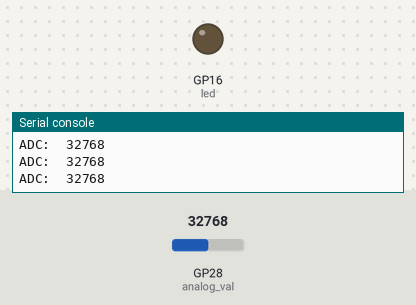
Simulated run of this program. Board: Raspberry Pi Pico running MicroPython. Parts: output pins drawn as LEDs (lit = HIGH), the last lines printed to the serial console. The inputs (shaded band) are chosen by the test bench; at power-on: GP28 (analog_val) = 32768 (analog values on the 0–65535 scale).

Above: at 1.2 s.
1.3 s: GP28 (analog_val) set to 1120
2.8 s: GP28 (analog_val) set to 912
At 3.05 s:
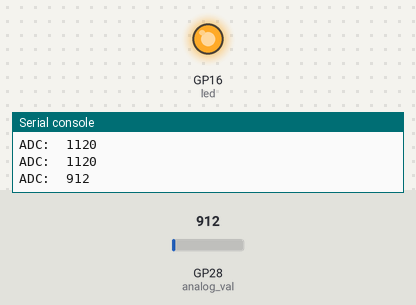
5.8 s: GP28 (analog_val) set to 0
At 7.0 s:
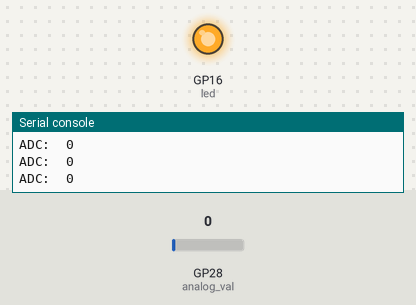
7.5 s: GP28 (analog_val) set to 1155
At 8.5 s:
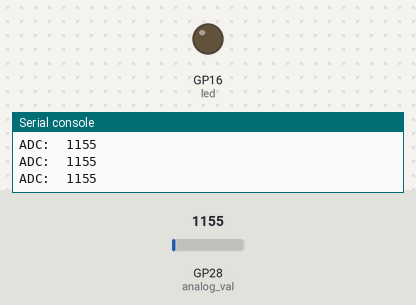
Timing chart, 0 to 10.3 s (numbered marks = the images above; inputs shaded):
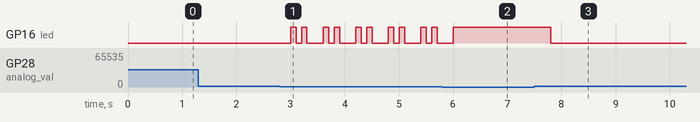

The program:

main.py
```python
from machine import ADC, Pin
import utime

analog_val=ADC(28)
led=Pin(16, Pin.OUT)

while True:
    reading=analog_val.read_u16()
    print("ADC: ", reading)
    utime.sleep(0.2)

    if(reading >1000):
        led.off()
    elif(reading>500):
        for i in range(4):
            led.toggle()
            utime.sleep(0.1)

    else:
        led.on()
```

Measured:
- the behaviour switches between 1008 and 992 on GP28 (analog_val) (found by bisection; images 0 and 1)
- after the input at 2.8 s, GP16 (led): LOW → HIGH after 0.20 s, then repeats every 0.60 s: LOW 0.10 s, HIGH 0.10 s, LOW 0.30 s, HIGH 0.10 s
- after the input at 5.8 s, GP16 (led): goes on until 6.0 s, then stays HIGH
- after the input at 7.5 s, GP16 (led): HIGH → LOW after 0.31 s
